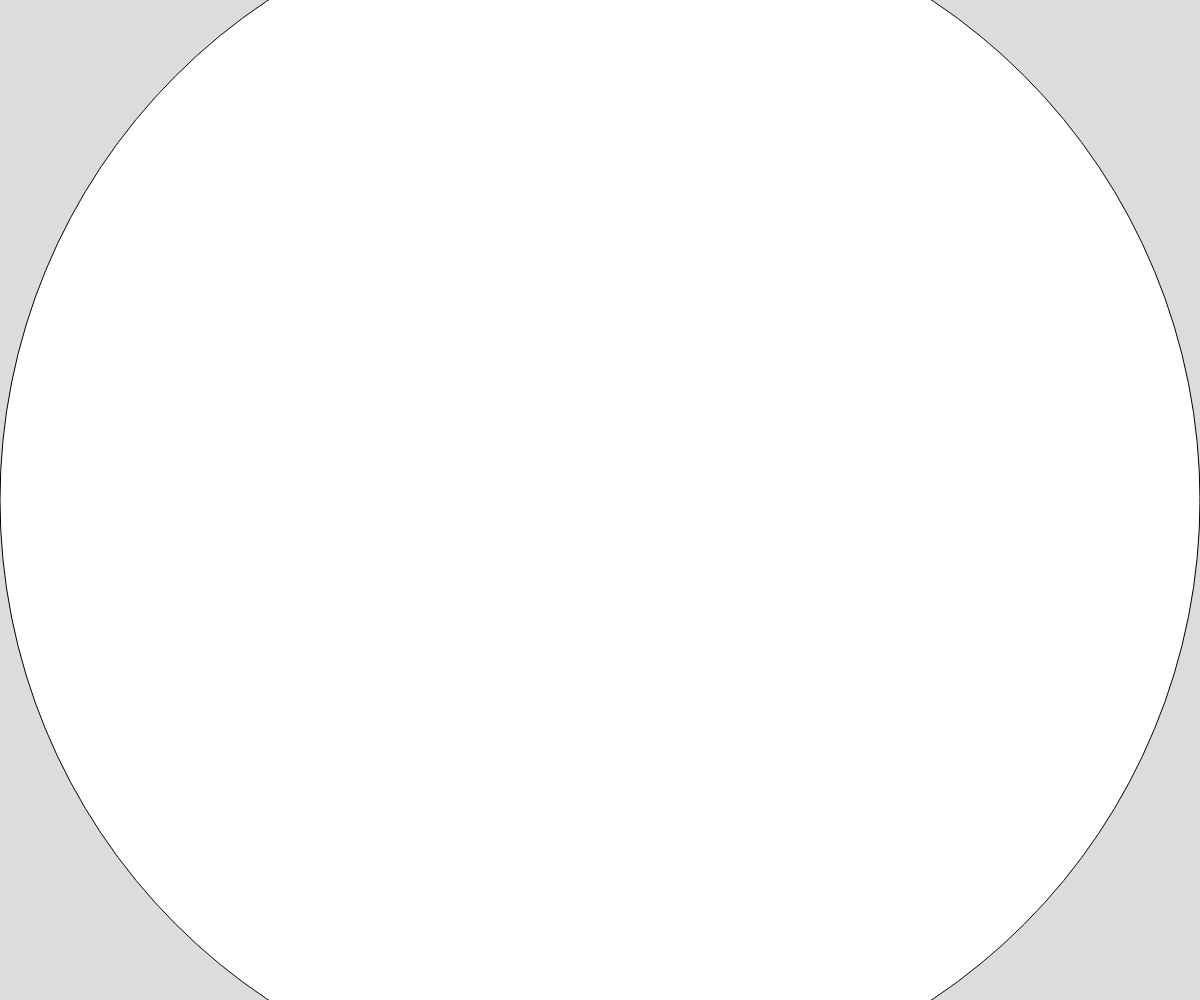
Frame 1 (no input)
Frame 60 (no input): identical to frame 1, image omitted
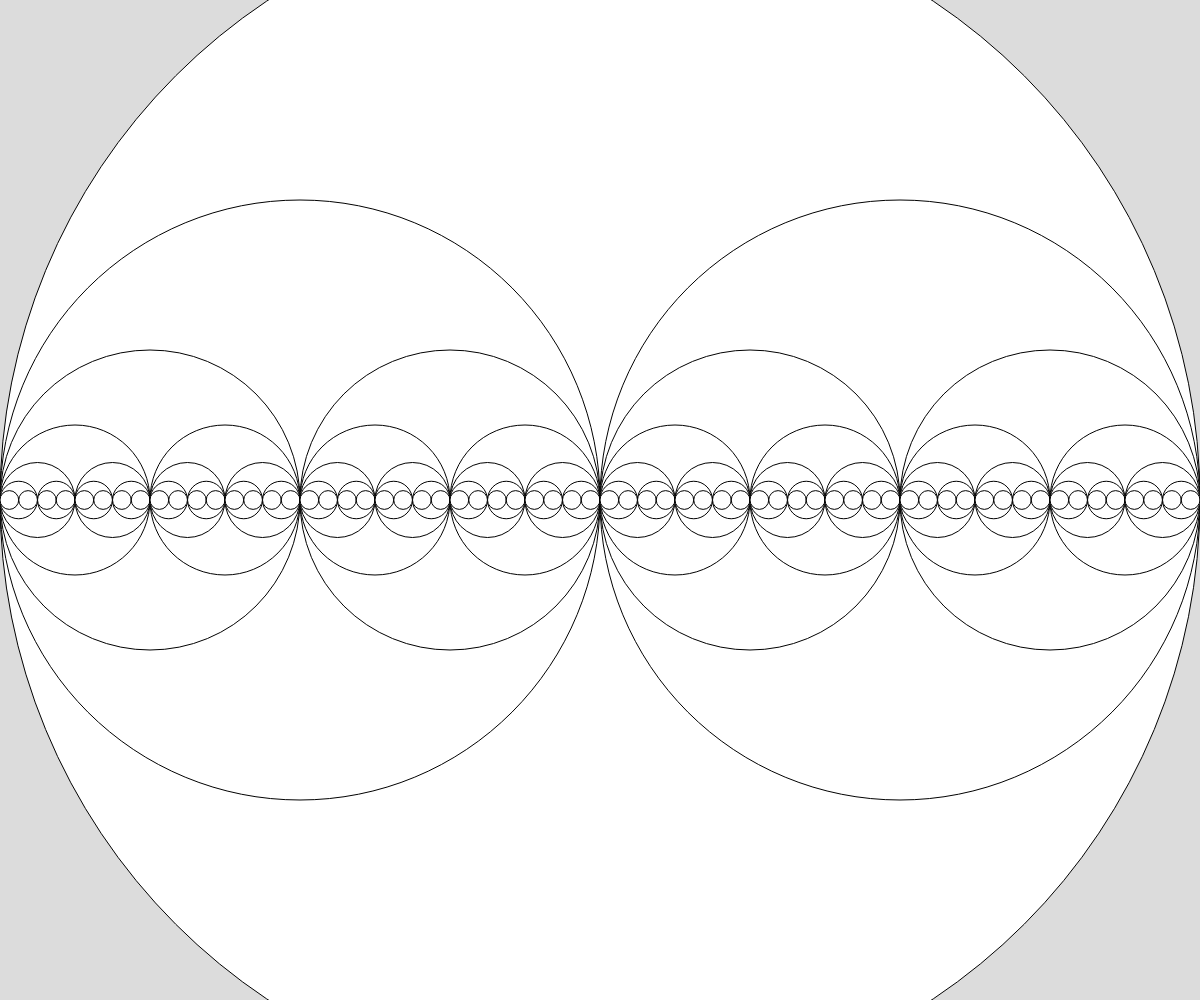
Frame 120 (the mouse pressed at the canvas centre since frame 60)

The p5.js sketch that drew these frames (run headless with seeded random() and noise() and a simulated clock; from frame 60 on, the mouse is pressed at the canvas centre):

// p5.js sketch
// ── sketch.js
// Project Title
// Your Name
// Date
//
// Extra for Experts:
// - describe what you did to take this project "above and beyond"


function setup() {
  createCanvas(windowWidth, windowHeight);
}

function draw() {
  background(220);
  let theDepth = map(mouseX, 0, width, 0, 12);
  fractalCircle(width/2, width, theDepth);
}


function fractalCircle(x, diameter, depth){
  circle(x, height/2, diameter);

  if (depth>0){
    depth --;
    fractalCircle(x-diameter/4, diameter/2, depth);
    fractalCircle(x+diameter/4, diameter/2, depth);
  }
}
